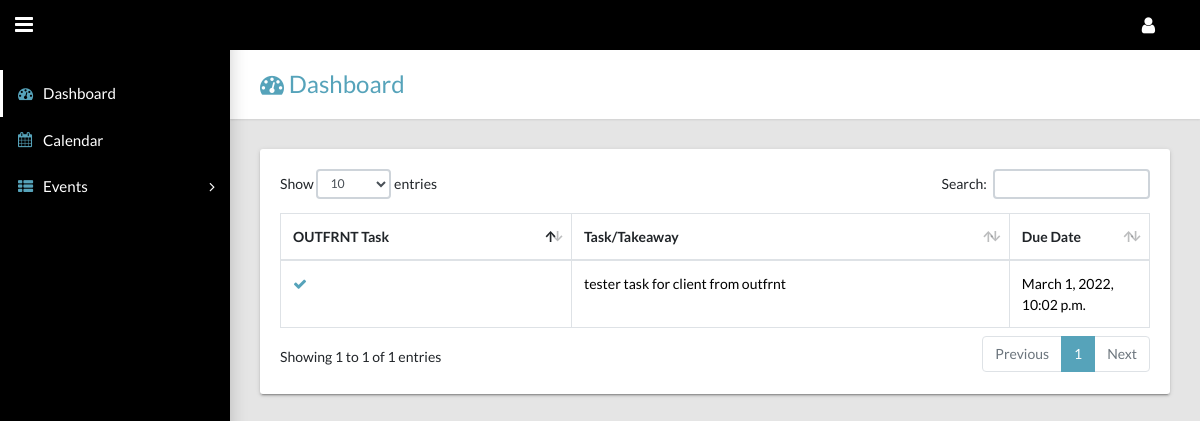
Screenshot of /all-event-list/ (signed in) with the database file from the repository.
### calendarapp/models.py (models this page shows, shortened)
class EventAbstract(models.Model):
    is_active = models.BooleanField(default=True)
    is_deleted = models.BooleanField(default=False)
    created_at = models.DateTimeField(auto_now_add=True)
    updated_at = models.DateTimeField(auto_now=True)
    class Meta:
        abstract = True

class Event(EventAbstract):
    user = models.ForeignKey(
        User, on_delete=models.CASCADE, related_name='events'
    )
    title = models.CharField(max_length=200)
    description = models.TextField()
    start_time = models.DateTimeField()
    end_time = models.DateTimeField()
    outfrnt_task = models.BooleanField(default=False)
    objects = EventManager()

### calendarapp/views.py (the view)
# urls.py: path('all-event-list/', views.all_events_view, name = "all_events"),
@login_required(login_url = '/signin/')
def all_events_view(request):
    if request.user.is_client:
        return render(request, 'calendarapp/eventslist.html' , {"events": Event.objects.get_all_events(user = request.user)})
    else:
        return home(request)

### calendarapp/models.py (called while the page is built)
    def get_all_events(self, user):
        events = Event.objects.filter(
            user=user, is_active=True, is_deleted=False
        )
        return events

### templates/calendarapp/eventslist.html (shortened to what this page needs)
{% extends 'main/base.html' %}
{% load static %}
{% block breadcrumb %}
    <div>
        <h1 style = "color:#56a3ba"><i class="fa fa-dashboard"></i> Dashboard</h1>
    </div>
{% endblock breadcrumb %}
{% block content %}
<div class="row">
    <div class="col-md-12">
        <div class="tile">
            <div class="tile-body">
                <div class="table-responsive">
                    <div id="sampleTable_wrapper" class="dataTables_wrapper container-fluid dt-bootstrap4 no-footer">
                        <div class="row">
                            <div class="col-sm-12">
                                <table class="table table-hover table-bordered dataTable no-footer" id="sampleTable" role="grid" aria-describedby="sampleTable_info">
                                    <thead>
                                        <tr role="row">
                                            <th class="sorting_asc" tabindex="0" aria-controls="sampleTable" rowspan="1" colspan="1" aria-sort="ascending" aria-label="Name: activate to sort column descending" style="width: 261.641px;">OUTFRNT Task</th>
                                            <th class="sorting" tabindex="0" aria-controls="sampleTable" rowspan="1" colspan="1" aria-label="Position: activate to sort column ascending" style="width: 417.312px;">Task/Takeaway</th>
                                            <th class="sorting" tabindex="0" aria-controls="sampleTable" rowspan="1" colspan="1" aria-label="Age: activate to sort column ascending" style="width: 102.141px;">Due Date</th>
                                        </tr>
                                    </thead>
                                    <tbody>
                                        {% for event in events %}
                                            <tr role="row" class="odd">
                                                <td>
                                                    {% if event.outfrnt_task %}
                                                    <i style="color:#56a3ba" class="fa fa-check" aria-hidden="true"></i>
                                                    {% else %}
                                                    <i style="color:#56a3ba" class="fa fa-times" aria-hidden="true"></i>
                                                    {% endif %}
                                                </td>
                                                <td style="color:black">{{ event.title }}</td>
                                                <td style="color:black">{{ event.end_time }}</td>
                                            </tr>
                                        {% endfor %}
                                    </tbody>
                                </table>
                            </div>
                        </div>
                    </div>
                </div>
            </div>
        </div>
    </div>
</div>
{% endblock content %}

### rows the page displays
Event: outfrnt_task True (drawn), title "tester task for client from outfrnt", end_time "March 1, 2022, 10:02 p.m."
